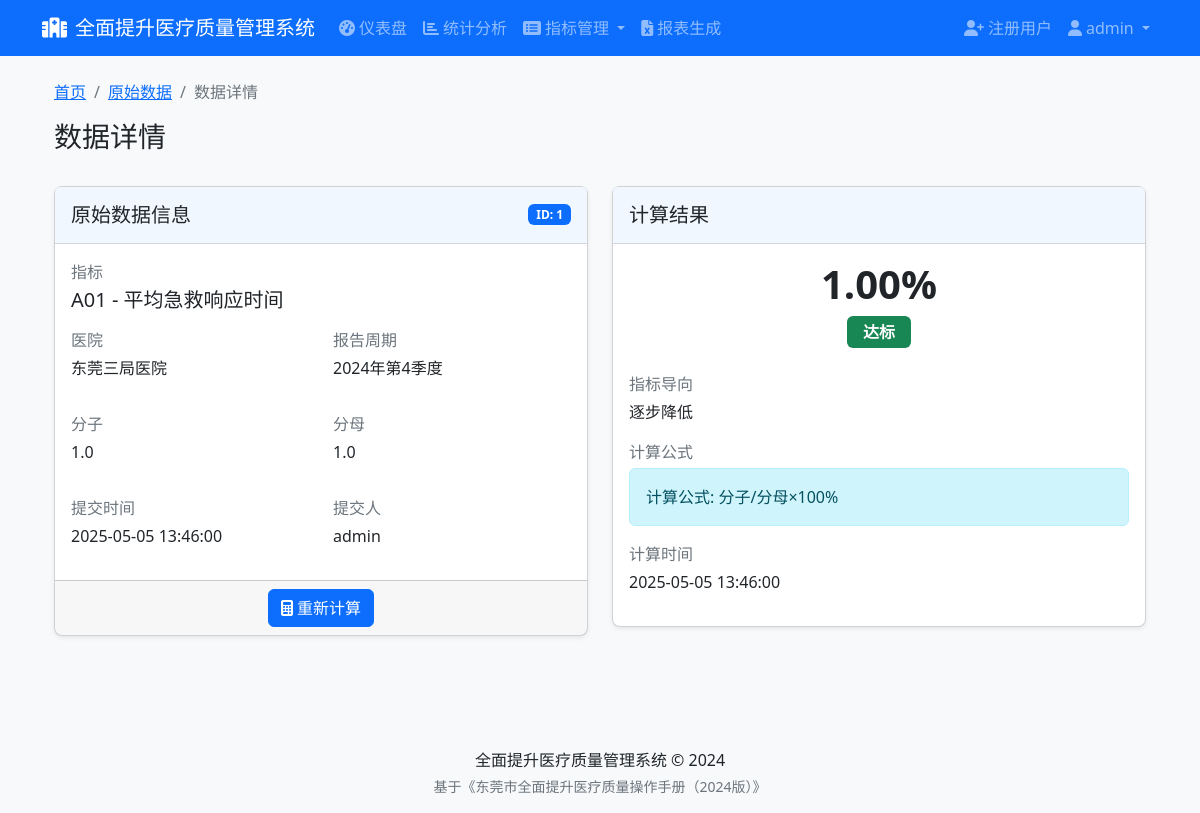
/indicators/data/1 (signed in), run on the app's committed database.
### app/models/user.py (models this page shows, shortened)
class User(UserMixin, db.Model):
    __tablename__ = 'users'
    id = db.Column(db.Integer, primary_key=True)
    username = db.Column(db.String(64), unique=True, index=True, nullable=False)
    email = db.Column(db.String(120), unique=True, index=True, nullable=False)
    password_hash = db.Column(db.String(128), nullable=False)
    is_admin = db.Column(db.Boolean, default=False)
    hospital_id = db.Column(db.Integer, db.ForeignKey('hospitals.id'))
    created_at = db.Column(db.DateTime, default=datetime.utcnow)
    last_login = db.Column(db.DateTime)
    hospital = db.relationship('Hospital', backref='users')

### app/models/data.py (models this page shows, shortened)
class RawData(db.Model):
    __tablename__ = 'raw_data'
    id = db.Column(db.Integer, primary_key=True)
    indicator_id = db.Column(db.Integer, db.ForeignKey('indicators.id'), nullable=False)
    hospital_id = db.Column(db.Integer, db.ForeignKey('hospitals.id'), nullable=False)
    period_id = db.Column(db.Integer, db.ForeignKey('report_periods.id'), nullable=False)
    numerator = db.Column(db.Float)  # 分子
    denominator = db.Column(db.Float)  # 分母
    submitter_id = db.Column(db.Integer, db.ForeignKey('users.id'))  # 提交人
    submit_time = db.Column(db.DateTime, default=beijing_now)  # 提交时间，使用北京时间
    note = db.Column(db.Text)  # 备注
    indicator = db.relationship('Indicator', backref='raw_data')
    hospital = db.relationship('Hospital', backref='raw_data')
    period = db.relationship('ReportPeriod', backref='raw_data')
    submitter = db.relationship('User', backref='raw_data_submitted')

class Result(db.Model):
    __tablename__ = 'results'
    id = db.Column(db.Integer, primary_key=True)
    indicator_id = db.Column(db.Integer, db.ForeignKey('indicators.id'), nullable=False)
    hospital_id = db.Column(db.Integer, db.ForeignKey('hospitals.id'), nullable=False)
    period_id = db.Column(db.Integer, db.ForeignKey('report_periods.id'), nullable=False)
    raw_data_id = db.Column(db.Integer, db.ForeignKey('raw_data.id'))
    value = db.Column(db.Float)  # 计算结果值
    target_achieved = db.Column(db.Boolean)  # 是否达标
    calculation_time = db.Column(db.DateTime, default=beijing_now)  # 计算时间，使用北京时间
    indicator = db.relationship('Indicator', backref='results')
    hospital = db.relationship('Hospital', backref='results')
    period = db.relationship('ReportPeriod', backref='results')
    raw_data = db.relationship('RawData', backref=db.backref('result', uselist=False))

### app/models/indicator.py (models this page shows, shortened)
class Indicator(db.Model):
    __tablename__ = 'indicators'
    id = db.Column(db.Integer, primary_key=True)
    code = db.Column(db.String(32), unique=True, nullable=False)  # 指标编码
    name = db.Column(db.String(128), nullable=False)  # 指标名称
    definition = db.Column(db.Text)  # 指标定义
    numerator_description = db.Column(db.Text)  # 分子说明
    denominator_description = db.Column(db.Text)  # 分母说明
    calculation_formula = db.Column(db.Text)  # 计算公式
    data_source = db.Column(db.String(256))  # 数据来源
    target_value = db.Column(db.String(64))  # 指标导向 - 修改为字符串类型
    unit = db.Column(db.String(32))  # 单位
    frequency = db.Column(db.String(32))  # 监测频率
    category_id = db.Column(db.Integer, db.ForeignKey('indicator_categories.id'), nullable=False)
    created_at = db.Column(db.DateTime, default=datetime.utcnow)

### app/models/hospital.py (models this page shows, shortened)
class Hospital(db.Model):
    __tablename__ = 'hospitals'
    id = db.Column(db.Integer, primary_key=True)
    name = db.Column(db.String(128), unique=True, nullable=False)
    code = db.Column(db.String(32), unique=True, nullable=False)
    address = db.Column(db.String(256))
    level = db.Column(db.String(32))  # 医院等级 (三甲、三乙等)
    type = db.Column(db.String(32))   # 医院类型 (综合、专科等)
    contact_person = db.Column(db.String(64))
    contact_phone = db.Column(db.String(32))
    created_at = db.Column(db.DateTime, default=datetime.utcnow)

### app/models/report_period.py (models this page shows, shortened)
class ReportPeriod(db.Model):
    __tablename__ = 'report_periods'
    id = db.Column(db.Integer, primary_key=True)
    year = db.Column(db.Integer, nullable=False)
    quarter = db.Column(db.Integer)  # 1-4 表示季度，NULL 表示不是季度报告
    month = db.Column(db.Integer)  # 1-12 表示月份，NULL 表示不是月度报告
    name = db.Column(db.String(64), nullable=False)
    start_date = db.Column(db.Date, nullable=False)
    end_date = db.Column(db.Date, nullable=False)
    created_at = db.Column(db.DateTime, default=datetime.utcnow)

### app/controllers/indicators.py (the view)
@indicators_bp.route('/data/<int:data_id>')
@login_required
def view_data(data_id):
    raw_data = RawData.query.get_or_404(data_id)
    result = Result.query.filter_by(raw_data_id=data_id).first()
    return render_template(
        'indicators/view_data.html',
        title='数据详情',
        raw_data=raw_data,
        result=result
    )

### app/models/user.py (called while the page is built)
@login_manager.user_loader
def load_user(user_id):
    return User.query.get(int(user_id))

### app/templates/indicators/view_data.html (shortened to what this page needs)
{% extends 'base.html' %}
{% block content %}
<div class="container-fluid">
    <div class="row mb-4">
        <div class="col">
            <nav aria-label="breadcrumb">
                <ol class="breadcrumb">
                    <li class="breadcrumb-item"><a href="{{ url_for('dashboard.index') }}">首页</a></li>
                    <li class="breadcrumb-item"><a href="{{ url_for('indicators.data_list') }}">原始数据</a></li>
                    <li class="breadcrumb-item active" aria-current="page">数据详情</li>
                </ol>
            </nav>
            <h1 class="h3">数据详情</h1>
        </div>
    </div>
    <div class="row">
        <div class="col-lg-6 mb-4">
            <div class="card shadow-sm">
                <div class="card-header d-flex justify-content-between align-items-center">
                    <h5 class="mb-0">原始数据信息</h5>
                    <span class="badge bg-primary">ID: {{ raw_data.id }}</span>
                </div>
                <div class="card-body">
                    <div class="mb-3">
                        <p class="text-muted mb-1">指标</p>
                        <p class="h5">{{ raw_data.indicator.code }} - {{ raw_data.indicator.name }}</p>
                    </div>
                    <div class="row mb-3">
                        <div class="col-md-6">
                            <p class="text-muted mb-1">医院</p>
                            <p>{{ raw_data.hospital.name }}</p>
                        </div>
                        <div class="col-md-6">
                            <p class="text-muted mb-1">报告周期</p>
                            <p>{{ raw_data.period.name }}</p>
                        </div>
                    </div>
                    <div class="row mb-3">
                        <div class="col-md-6">
                            <p class="text-muted mb-1">分子</p>
                            <p>{{ raw_data.numerator }}</p>
                        </div>
                        <div class="col-md-6">
                            <p class="text-muted mb-1">分母</p>
                            <p>{{ raw_data.denominator }}</p>
                        </div>
                    </div>
                    <div class="row mb-0">
                        <div class="col-md-6">
                            <p class="text-muted mb-1">提交时间</p>
                            <p>{{ raw_data.submit_time.strftime('%Y-%m-%d %H:%M:%S') }}</p>
                        </div>
                        <div class="col-md-6">
                            <p class="text-muted mb-1">提交人</p>
                            <p>{{ raw_data.submitter.username if raw_data.submitter else '未知' }}</p>
                        </div>
                    </div>
                </div>
                <div class="card-footer text-center">
                    <a href="{{ url_for('indicators.calculate', data_id=raw_data.id) }}" class="btn btn-primary">
                        <i class="fas fa-calculator me-1"></i>重新计算
                    </a>
                </div>
            </div>
        </div>
        <div class="col-lg-6 mb-4">
            <div class="card shadow-sm">
                <div class="card-header">
                    <h5 class="mb-0">计算结果</h5>
                </div>
                <div class="card-body">
                    {% if result %}
                        <div class="text-center mb-4">
                            <div class="display-6 fw-bold">
                                {{ "%.2f"|format(result.value) }}{{ raw_data.indicator.unit }}
                            </div>
                            {% if result.target_achieved == True %}
                                <span class="badge bg-success fs-6 mt-2 px-3 py-2">达标</span>
                            {% elif result.target_achieved == False %}
                                <span class="badge bg-danger fs-6 mt-2 px-3 py-2">未达标</span>
                            {% else %}
                                <span class="badge bg-secondary fs-6 mt-2 px-3 py-2">无目标</span>
                            {% endif %}
                        </div>
                        <div class="mb-3">
                            <p class="text-muted mb-1">指标导向</p>
                            <p>{{ raw_data.indicator.target_value }}</p>
                        </div>
                        <div class="mb-3">
                            <p class="text-muted mb-1">计算公式</p>
                            <div class="alert alert-info alert-permanent">
                                {{ raw_data.indicator.calculation_formula or '无' }}
                            </div>
                        </div>
                        <div class="mb-0">
                            <p class="text-muted mb-1">计算时间</p>
                            <p>{{ result.calculation_time.strftime('%Y-%m-%d %H:%M:%S') }}</p>
                        </div>
                    {% endif %}
                </div>
            </div>
        </div>
    </div>
</div>
{% endblock %}

### app/templates/base.html (shortened to what this page needs)
<!DOCTYPE html>
<html lang="zh-CN">
<head>
    <link href="https://cdn.jsdelivr.net/npm/bootstrap@5.2.3/dist/css/bootstrap.min.css" rel="stylesheet">
    <link href="https://cdnjs.cloudflare.com/ajax/libs/font-awesome/6.2.0/css/all.min.css" rel="stylesheet">
    <link href="{{ url_for('static', filename='css/style.css') }}" rel="stylesheet">
    <link href="{{ url_for('static', filename='css/monthpicker.css') }}" rel="stylesheet">
</head>
<body>
    <header>
        <nav class="navbar navbar-expand-lg navbar-dark bg-primary">
            <div class="container">
                <a class="navbar-brand" href="{{ url_for('dashboard.index') }}">
                    <i class="fas fa-hospital-alt me-2"></i>全面提升医疗质量管理系统
                </a>
                <div class="collapse navbar-collapse" id="navbarNavDropdown">
                    <ul class="navbar-nav me-auto">
                        {% if current_user.is_authenticated %}
                            <li class="nav-item">
                                <a class="nav-link" href="{{ url_for('dashboard.index') }}">
                                    <i class="fas fa-tachometer-alt me-1"></i>仪表盘
                                </a>
                            </li>
                            <li class="nav-item">
                                <a class="nav-link" href="{{ url_for('dashboard.stats') }}">
                                    <i class="fas fa-chart-bar me-1"></i>统计分析
                                </a>
                            </li>
                            <li class="nav-item dropdown">
                                <a class="nav-link dropdown-toggle" href="#" id="indicatorsDropdown" role="button" data-bs-toggle="dropdown" aria-expanded="false">
                                    <i class="fas fa-list-alt me-1"></i>指标管理
                                </a>
                            </li>
                            <li class="nav-item">
                                <a class="nav-link" href="{{ url_for('reports.index') }}">
                                    <i class="fas fa-file-excel me-1"></i>报表生成
                                </a>
                            </li>
                        {% endif %}
                    </ul>
                    <ul class="navbar-nav">
                        {% if current_user.is_authenticated %}
                            {% if current_user.is_admin %}
                                <li class="nav-item">
                                    <a class="nav-link" href="{{ url_for('auth.register') }}">
                                        <i class="fas fa-user-plus me-1"></i>注册用户
                                    </a>
                                </li>
                            {% endif %}
                            <li class="nav-item dropdown">
                                <a class="nav-link dropdown-toggle" href="#" id="userDropdown" role="button" data-bs-toggle="dropdown" aria-expanded="false">
                                    <i class="fas fa-user me-1"></i>{{ current_user.username }}
                                </a>
                            </li>
                        {% else %}
                            <li class="nav-item">
                                <a class="nav-link" href="{{ url_for('auth.login') }}">
                                    <i class="fas fa-sign-in-alt me-1"></i>登录
                                </a>
                            </li>
                        {% endif %}
                    </ul>
                </div>
            </div>
        </nav>
    </header>
    <main class="container mt-4">
        {% block content %}{% endblock %}
    </main>
    <footer class="bg-light mt-5 py-3">
        <div class="container text-center">
            <p class="mb-1">全面提升医疗质量管理系统 &copy; 2024</p>
            <p class="text-muted small mb-0">基于《东莞市全面提升医疗质量操作手册（2024版）》</p>
        </div>
    </footer>
</body>
</html>

### app/static/css/style.css (style rules this page uses)
body { min-height: 100vh; display: flex; flex-direction: column; background-color: #f8f9fa; }
main { flex: 1; }
.card { border-radius: 0.5rem; box-shadow: 0 4px 6px rgba(0, 0, 0, 0.1); margin-bottom: 1.5rem; }
.card-header { background-color: #f0f7ff; border-bottom: 1px solid rgba(0, 0, 0, 0.125); padding: 1rem; }

### data on the page
User: username "admin", submitter "admin"
RawData: id "1", numerator "1.0", denominator "1.0", submit_time "2025-05-05 13:46:00"
Indicator: indicator.code "A01", indicator.name "平均急救响应时间", indicator.unit "%", indicator.target_value "逐步降低", indicator "计算公式: 分子/分母×100%"
Hospital: hospital.name "东莞三局医院"
ReportPeriod: period.name "2024年第4季度"
Result: value "1.00", calculation_time "2025-05-05 13:46:00"
